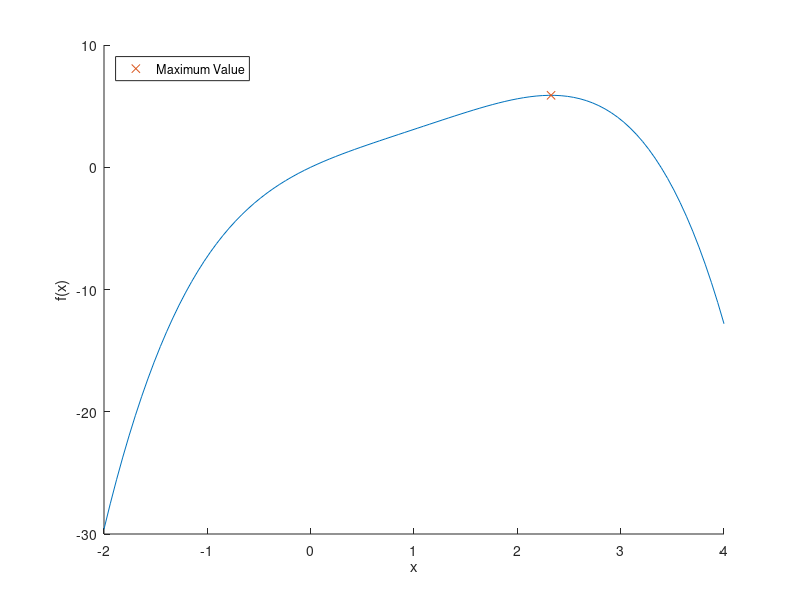

This figure's MATLAB source:
clear; clc; close all;

% Description: Finds the maximum of a function using the Golden-Section Search Algorithm

fun = @(x) (4*x-1.8*x.^2+1.2*x.^3-0.3*x.^4);

f = @(x) -fun(x);
xl = -2;
xu = 4;
xq = linspace(xl,xu,100);
es = 0.1/100;

maxit = 50;
phi = (1+sqrt(5))/2; iter = 0;
d = (phi-1)*(xu - xl);
x1 = xl + d; x2 = xu - d;
f1 = f(x1); f2 = f(x2);
fprintf('\n  Iteration No.    x_opt        f(x_opt)        eps_a\n')
fprintf('---------------------------------------------------------\n')
while(1)
    xint = xu - xl;
    if f1 < f2
        xopt = x1; xl = x2; x2 = x1; f2 = f1;
        x1 = xl + (phi - 1)*(xu - xl); f1 = f(x1);
    else
    xopt = x2; xu = x1; x1 = x2; f1 = f2;
    x2 = xu - (phi-1)*(xu-xl); f2 = f(x2);
    end
    iter = iter + 1;
    if xopt~= 0, ea = (2 - phi) * abs(xint / xopt) * 100;end
    if ea <= es || iter >= maxit,break,end
    fprintf('\t %d \t %.4f \t %.4f \t %.4f\n',iter, xopt,fun(xopt),ea)
end
x = xopt; fx = fun(xopt);


hold on
plot(xq,fun(xq),'HandleVisibility','off')
plot(x,fx,'x','DisplayName','Maximum Value')
xlabel('x')
ylabel('f(x)')
legend('location','northwest')
